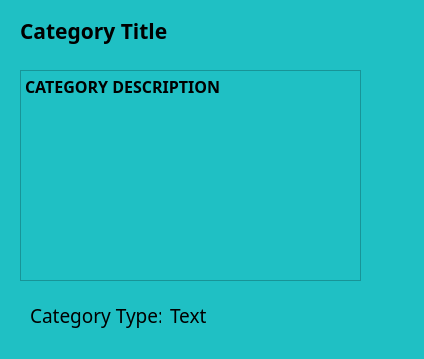
<?xml version="1.0" encoding="UTF-8"?>
<ui version="4.0">
 <class>ViewCategoryDetailsDialog</class>
 <widget class="QDialog" name="ViewCategoryDetailsDialog">
  <property name="geometry">
   <rect>
    <x>0</x>
    <y>0</y>
    <width>424</width>
    <height>359</height>
   </rect>
  </property>
  <property name="windowTitle">
   <string>TRMS - Catogory Details</string>
  </property>
  <property name="windowIcon">
   <iconset resource="assets.qrc">
    <normaloff>:/images/TRMS-Logo-Without-Text.ico</normaloff>:/images/TRMS-Logo-Without-Text.ico</iconset>
  </property>
  <property name="styleSheet">
   <string notr="true">background-color: rgb(31, 192, 196);</string>
  </property>
  <widget class="QLabel" name="categoryTitle_label">
   <property name="geometry">
    <rect>
     <x>20</x>
     <y>10</y>
     <width>201</width>
     <height>41</height>
    </rect>
   </property>
   <property name="font">
    <font>
     <family>Microsoft PhagsPa</family>
     <pointsize>16</pointsize>
     <weight>75</weight>
     <bold>true</bold>
    </font>
   </property>
   <property name="text">
    <string>Category Title</string>
   </property>
  </widget>
  <widget class="QLabel" name="categoryType_label">
   <property name="geometry">
    <rect>
     <x>30</x>
     <y>300</y>
     <width>131</width>
     <height>31</height>
    </rect>
   </property>
   <property name="font">
    <font>
     <family>Myriad Hebrew</family>
     <pointsize>14</pointsize>
     <weight>50</weight>
     <bold>false</bold>
    </font>
   </property>
   <property name="text">
    <string>Category Type:</string>
   </property>
  </widget>
  <widget class="QPlainTextEdit" name="categoryDescription_plainTextEdit">
   <property name="geometry">
    <rect>
     <x>20</x>
     <y>70</y>
     <width>341</width>
     <height>211</height>
    </rect>
   </property>
   <property name="font">
    <font>
     <family>Myriad Pro Light</family>
     <pointsize>12</pointsize>
     <weight>75</weight>
     <bold>true</bold>
    </font>
   </property>
   <property name="plainText">
    <string>CATEGORY DESCRIPTION</string>
   </property>
  </widget>
  <widget class="QLabel" name="color_label">
   <property name="geometry">
    <rect>
     <x>350</x>
     <y>10</y>
     <width>51</width>
     <height>51</height>
    </rect>
   </property>
   <property name="text">
    <string/>
   </property>
  </widget>
  <widget class="QLabel" name="categoryTypeText_label">
   <property name="geometry">
    <rect>
     <x>170</x>
     <y>300</y>
     <width>131</width>
     <height>31</height>
    </rect>
   </property>
   <property name="font">
    <font>
     <family>Myriad Hebrew</family>
     <pointsize>14</pointsize>
     <weight>50</weight>
     <bold>false</bold>
    </font>
   </property>
   <property name="text">
    <string>Text</string>
   </property>
  </widget>
 </widget>
 <resources>
  <include location="assets.qrc"/>
 </resources>
 <connections/>
</ui>
